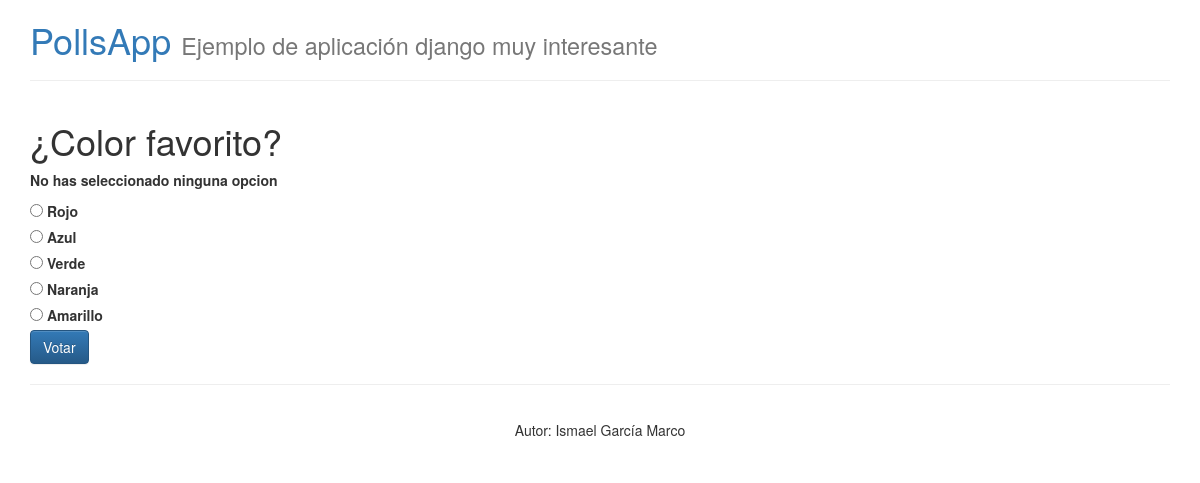
The page /polls/1/vote/ on the database its author committed.
### polls/models.py (models this page shows, shortened)
class Question(models.Model):
	question_text = models.CharField(max_length=200)
	pub_date = models.DateTimeField('date published')

class Choice(models.Model):
	question = models.ForeignKey(Question)
	choice_text = models.CharField(max_length=200)
	votes = models.IntegerField(default=0)

### polls/views.py (the view, shortened to what this page needs)
# urls.py: url(r'^(?P<question_id>\d+)/vote/$', views.vote, name='vote'),
def vote(request, question_id):
	question = get_object_or_404(Question, pk=question_id)
	try:
		selected_choice = question.choice_set.get(pk=request.POST['choice'])
	except (KeyError, Choice.DoesNotExist):
		context = {
			'question' : question,
			'error_message' : 'No has seleccionado ninguna opcion',
		}
		return render(request, 'detail.html', context)

### polls/context_processor.py (called while the page is built)
def SiteInfo(request):
	return {
		'site_title' : settings.SITE_TITLE,
		'site_subtitle' : settings.SITE_SUBTITLE,
		'site_credits' : settings.SITE_CREDITS,
	}

def LastActivity(request):
	result = {}
	if 'votes' in request.session:
		pks_list = request.session['votes']
		questions = list(Question.objects.filter(pk__in=pks_list))
		questions.sort(key=lambda t: pks_list.index(t.pk))
		result['last_questions'] = questions
	return result

### polls/templates/detail.html (shortened to what this page needs)
{% extends "layouts/main.html" %}
{% block content %}
<h1>{{question.question_text}}</h1>
{% if error_message %}
	<p>
		<strong>
			{{error_message}}
		</strong>
	</p>
{% endif %}
<form action="{% url 'vote' question.id %}" method="POST">
	{% for choice in question.choice_set.all %}
		<input type="radio" name="choice" id="choice{{forloop.counter}}" value="{{choice.id}}">
		<label for="choice{{forloop.counter}}">{{choice.choice_text}}</label><br/>
	{% endfor %}
	<input type="submit" value="Votar" class="btn btn-primary">
</form>
{% endblock %}

### rows shown on the page
Question: question_text "¿Color favorito?"
Choice: choice_text "Rojo"
Choice: choice_text "Azul"
Choice: choice_text "Verde"
Choice: choice_text "Naranja"
Choice: choice_text "Amarillo"

### other values the page prints
{{ site_title }} "PollsApp"
{{ site_subtitle }} "Ejemplo de aplicación django muy interesante"
{{ error_message }} "No has seleccionado ninguna opcion"
{{ site_credits }} "Autor: Ismael García Marco"
